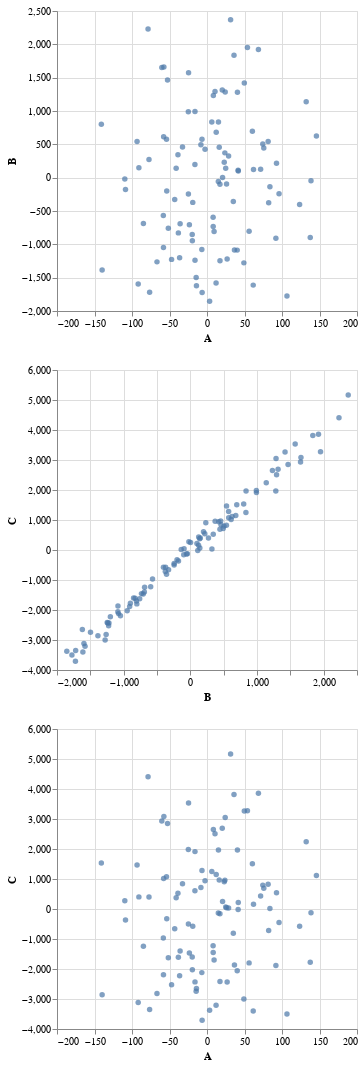

The cell this chart's notebook holds for it:
### Code cell
A, B, C = random.choice(ABC_all).transpose()
AB = alt.Chart(pd.DataFrame({"A":A, "B":B})).mark_circle().encode(
    x="A",
    y="B")
BC= alt.Chart(pd.DataFrame({"B":B, "C":C})).mark_circle().encode(
    x="B",
    y="C")
AC = alt.Chart(pd.DataFrame({"A":A, "C":C})).mark_circle().encode(
    x="A",
    y="C")
alt.vconcat(AB, BC, AC)

### Figure 1 — Vega-Lite specification as saved in the notebook (floating-point values rounded to 4 significant figures)
{"config": {"view": {"continuousWidth": 300, "continuousHeight": 300}}, "vconcat": [{"data": {"name": "data-ac37301749561270775c3693ba363139"}, "mark": {"type": "circle"}, "encoding": {"x": {"field": "A", "type": "quantitative"}, "y": {"field": "B", "type": "quantitative"}}}, {"data": {"name": "data-0c49c2a08a1abf906be00739839d4034"}, "mark": {"type": "circle"}, "encoding": {"x": {"field": "B", "type": "quantitative"}, "y": {"field": "C", "type": "quantitative"}}}, {"data": {"name": "data-2f410e3d8b429445b8b42489dfe03bb3"}, "mark": {"type": "circle"}, "encoding": {"x": {"field": "A", "type": "quantitative"}, "y": {"field": "C", "type": "quantitative"}}}], "$schema": "https://vega.github.io/schema/vega-lite/v5.16.3.json", "datasets": {"data-ac37301749561270775c3693ba363139": [{"A": 26.06, "B": -94.06}, {"A": -38.19, "B": -828.3}, {"A": 26.86, "B": -1220.0}, {"A": 17.27, "B": -98.81}, {"A": -76.51, "B": -1720.0}, {"A": 9.454, "B": -808.6}, {"A": -66.68, "B": -1263.0}, {"A": 60.52, "B": 696.4}, {"A": 12.29, "B": 681.9}, {"A": -78.59, "B": 2230.0}, {"A": 23.82, "B": 372.0}, {"A": -53.99, "B": 575.2}, {"A": 20.35, "B": 1316.0}, {"A": -140.9, "B": 800.3}, {"A": -57.83, "B": 612.3}, {"A": 49.17, "B": -1278.0}, {"A": -53.66, "B": -199.4}, {"A": 20.76, "B": 3.403}, {"A": 36.61, "B": -1086.0}, {"A": 40.6, "B": 1282.0}, {"A": -19.7, "B": -851.3}, {"A": -14.06, "B": -1620.0}, {"A": 28.8, "B": 323.8}, {"A": 10.69, "B": 1293.0}, {"A": 56.14, "B": -802.3}, {"A": -109.6, "B": -21.64}, {"A": -6.677, "B": 574.6}, {"A": 31.46, "B": 2368.0}, {"A": 12.09, "B": -1579.0}, {"A": -2.614, "B": 426.2}, {"A": 138.7, "B": -44.55}, {"A": 53.91, "B": 1953.0}, {"A": -139.8, "B": -1386.0}, {"A": 74.39, "B": 504.1}, {"A": 17.32, "B": -1247.0}, {"A": -14.45, "B": -1497.0}, {"A": 83.89, "B": -136.4}, {"A": -24.59, "B": 1573.0}, {"A": -23.49, "B": -706.7}, {"A": 36.0, "B": 1837.0}, {"A": 22.99, "B": 232.1}, {"A": -6.504, "B": -1723.0}, {"A": 132.3, "B": 1139.0}, {"A": -24.88, "B": 990.3}, {"A": -47.22, "B": -1226.0}, {"A": 8.491, "B": 1232.0}, {"A": -60.23, "B": 1653.0}, {"A": 81.53, "B": 541.6}, {"A": -24.79, "B": -243.4}, {"A": 15.1, "B": -57.51}, {"A": 96.06, "B": -242.5}, {"A": 71.48, "B": 125.4}, {"A": 68.56, "B": 1922.0}, {"A": -57.49, "B": 1659.0}, {"A": -32.65, "B": 460.5}, {"A": 8.137, "B": -594.5}, {"A": -93.24, "B": 543.1}, {"A": -43.03, "B": -326.6}, {"A": 3.494, "B": -1853.0}, {"A": 24.95, "B": 142.8}, {"A": -35.85, "B": -689.6}, {"A": -16.1, "B": 198.1}, {"A": 6.412, "B": 833.8}, {"A": -6.883, "B": -1077.0}, {"A": -91.74, "B": -1596.0}, {"A": -84.79, "B": -685.9}, {"A": -19.53, "B": -947.1}, {"A": -41.13, "B": 140.1}, {"A": 123.5, "B": -403.5}, {"A": -36.51, "B": -1200.0}, {"A": -16.0, "B": -1238.0}, {"A": 137.7, "B": -899.0}, {"A": 75.74, "B": 444.1}, {"A": 35.09, "B": -357.0}, {"A": -90.81, "B": 149.2}, {"A": 106.6, "B": -1776.0}, {"A": -18.99, "B": -370.6}, {"A": -16.01, "B": 991.5}, {"A": 92.69, "B": 216.9}, {"A": 24.25, "B": 1286.0}, {"A": 49.76, "B": 1421.0}, {"A": -38.73, "B": 343.9}, {"A": 15.26, "B": 835.8}, {"A": 61.62, "B": -1612.0}, {"A": -58.03, "B": -1048.0}, {"A": 40.3, "B": -1087.0}, {"A": -58.22, "B": -566.9}, {"A": 62.03, "B": 123.8}, {"A": -8.125, "B": 493.3}, {"A": 41.7, "B": 98.97}, {"A": 91.87, "B": -910.1}, {"A": -51.56, "B": -759.6}, {"A": 82.23, "B": -375.3}, {"A": 41.53, "B": 111.6}, {"A": -77.34, "B": 272.1}, {"A": -108.7, "B": -177.8}, {"A": 145.9, "B": 625.9}, {"A": 16.32, "B": 455.1}, {"A": -52.63, "B": 1466.0}, {"A": 8.261, "B": -733.0}], "data-0c49c2a08a1abf906be00739839d4034": [{"B": -94.06, "C": 41.43}, {"B": -828.3, "C": -1605.0}, {"B": -1220.0, "C": -2437.0}, {"B": -98.81, "C": -155.4}, {"B": -1720.0, "C": -3351.0}, {"B": -808.6, "C": -1697.0}, {"B": -1263.0, "C": -2818.0}, {"B": 696.4, "C": 1508.0}, {"B": 681.9, "C": 1149.0}, {"B": 2230.0, "C": 4405.0}, {"B": 372.0, "C": 956.4}, {"B": 575.2, "C": 1072.0}, {"B": 1316.0, "C": 2691.0}, {"B": 800.3, "C": 1536.0}, {"B": 612.3, "C": 1017.0}, {"B": -1278.0, "C": -2998.0}, {"B": -199.4, "C": -326.0}, {"B": 3.403, "C": 247.2}, {"B": -1086.0, "C": -1867.0}, {"B": 1282.0, "C": 1964.0}, {"B": -851.3, "C": -1598.0}, {"B": -1620.0, "C": -2648.0}, {"B": 323.8, "C": 37.1}, {"B": 1293.0, "C": 2510.0}, {"B": -802.3, "C": -1796.0}, {"B": -21.64, "C": 273.5}, {"B": 574.6, "C": 1285.0}, {"B": 2368.0, "C": 5164.0}, {"B": -1579.0, "C": -3206.0}, {"B": 426.2, "C": 942.9}, {"B": -44.55, "C": -125.4}, {"B": 1953.0, "C": 3278.0}, {"B": -1386.0, "C": -2855.0}, {"B": 504.1, "C": 795.9}, {"B": -1247.0, "C": -2418.0}, {"B": -1497.0, "C": -2742.0}, {"B": -136.4, "C": 20.4}, {"B": 1573.0, "C": 3534.0}, {"B": -706.7, "C": -1467.0}, {"B": 1837.0, "C": 3817.0}, {"B": 232.1, "C": 906.7}, {"B": -1723.0, "C": -3705.0}, {"B": 1139.0, "C": 2244.0}, {"B": 990.3, "C": 1982.0}, {"B": -1226.0, "C": -2522.0}, {"B": 1232.0, "C": 2651.0}, {"B": 1653.0, "C": 2937.0}, {"B": 541.6, "C": 821.3}, {"B": -243.4, "C": -499.9}, {"B": -57.51, "C": -133.6}, {"B": -242.5, "C": -448.8}, {"B": 125.4, "C": 432.7}, {"B": 1922.0, "C": 3859.0}, {"B": 1659.0, "C": 3086.0}, {"B": 460.5, "C": 845.5}, {"B": -594.5, "C": -1227.0}, {"B": 543.1, "C": 1463.0}, {"B": -326.6, "C": -654.9}, {"B": -1853.0, "C": -3374.0}, {"B": 142.8, "C": 65.11}, {"B": -689.6, "C": -1401.0}, {"B": 198.1, "C": 610.5}, {"B": 833.8, "C": 1253.0}, {"B": -1077.0, "C": -2121.0}, {"B": -1596.0, "C": -3115.0}, {"B": -685.9, "C": -1245.0}, {"B": -947.1, "C": -2027.0}, {"B": 140.1, "C": 377.1}, {"B": -403.5, "C": -575.9}, {"B": -1200.0, "C": -2226.0}, {"B": -1238.0, "C": -2429.0}, {"B": -899.0, "C": -1774.0}, {"B": 444.1, "C": 693.4}, {"B": -357.0, "C": -807.9}, {"B": 149.2, "C": 404.0}, {"B": -1776.0, "C": -3500.0}, {"B": -370.6, "C": -575.9}, {"B": 991.5, "C": 1913.0}, {"B": 216.9, "C": 538.6}, {"B": 1286.0, "C": 3053.0}, {"B": 1421.0, "C": 3264.0}, {"B": 343.9, "C": 523.0}, {"B": 835.8, "C": 1970.0}, {"B": -1612.0, "C": -3400.0}, {"B": -1048.0, "C": -2193.0}, {"B": -1087.0, "C": -2056.0}, {"B": -566.9, "C": -969.9}, {"B": 123.8, "C": 158.3}, {"B": 493.3, "C": 718.5}, {"B": 98.97, "C": 215.6}, {"B": -910.1, "C": -1886.0}, {"B": -759.6, "C": -1623.0}, {"B": -375.3, "C": -714.7}, {"B": 111.6, "C": -13.02}, {"B": 272.1, "C": 401.4}, {"B": -177.8, "C": -363.5}, {"B": 625.9, "C": 1115.0}, {"B": 455.1, "C": 968.0}, {"B": 1466.0, "C": 2853.0}, {"B": -733.0, "C": -1454.0}], "data-2f410e3d8b429445b8b42489dfe03bb3": [{"A": 26.06, "C": 41.43}, {"A": -38.19, "C": -1605.0}, {"A": 26.86, "C": -2437.0}, {"A": 17.27, "C": -155.4}, {"A": -76.51, "C": -3351.0}, {"A": 9.454, "C": -1697.0}, {"A": -66.68, "C": -2818.0}, {"A": 60.52, "C": 1508.0}, {"A": 12.29, "C": 1149.0}, {"A": -78.59, "C": 4405.0}, {"A": 23.82, "C": 956.4}, {"A": -53.99, "C": 1072.0}, {"A": 20.35, "C": 2691.0}, {"A": -140.9, "C": 1536.0}, {"A": -57.83, "C": 1017.0}, {"A": 49.17, "C": -2998.0}, {"A": -53.66, "C": -326.0}, {"A": 20.76, "C": 247.2}, {"A": 36.61, "C": -1867.0}, {"A": 40.6, "C": 1964.0}, {"A": -19.7, "C": -1598.0}, {"A": -14.06, "C": -2648.0}, {"A": 28.8, "C": 37.1}, {"A": 10.69, "C": 2510.0}, {"A": 56.14, "C": -1796.0}, {"A": -109.6, "C": 273.5}, {"A": -6.677, "C": 1285.0}, {"A": 31.46, "C": 5164.0}, {"A": 12.09, "C": -3206.0}, {"A": -2.614, "C": 942.9}, {"A": 138.7, "C": -125.4}, {"A": 53.91, "C": 3278.0}, {"A": -139.8, "C": -2855.0}, {"A": 74.39, "C": 795.9}, {"A": 17.32, "C": -2418.0}, {"A": -14.45, "C": -2742.0}, {"A": 83.89, "C": 20.4}, {"A": -24.59, "C": 3534.0}, {"A": -23.49, "C": -1467.0}, {"A": 36.0, "C": 3817.0}, {"A": 22.99, "C": 906.7}, {"A": -6.504, "C": -3705.0}, {"A": 132.3, "C": 2244.0}, {"A": -24.88, "C": 1982.0}, {"A": -47.22, "C": -2522.0}, {"A": 8.491, "C": 2651.0}, {"A": -60.23, "C": 2937.0}, {"A": 81.53, "C": 821.3}, {"A": -24.79, "C": -499.9}, {"A": 15.1, "C": -133.6}, {"A": 96.06, "C": -448.8}, {"A": 71.48, "C": 432.7}, {"A": 68.56, "C": 3859.0}, {"A": -57.49, "C": 3086.0}, {"A": -32.65, "C": 845.5}, {"A": 8.137, "C": -1227.0}, {"A": -93.24, "C": 1463.0}, {"A": -43.03, "C": -654.9}, {"A": 3.494, "C": -3374.0}, {"A": 24.95, "C": 65.11}, {"A": -35.85, "C": -1401.0}, {"A": -16.1, "C": 610.5}, {"A": 6.412, "C": 1253.0}, {"A": -6.883, "C": -2121.0}, {"A": -91.74, "C": -3115.0}, {"A": -84.79, "C": -1245.0}, {"A": -19.53, "C": -2027.0}, {"A": -41.13, "C": 377.1}, {"A": 123.5, "C": -575.9}, {"A": -36.51, "C": -2226.0}, {"A": -16.0, "C": -2429.0}, {"A": 137.7, "C": -1774.0}, {"A": 75.74, "C": 693.4}, {"A": 35.09, "C": -807.9}, {"A": -90.81, "C": 404.0}, {"A": 106.6, "C": -3500.0}, {"A": -18.99, "C": -575.9}, {"A": -16.01, "C": 1913.0}, {"A": 92.69, "C": 538.6}, {"A": 24.25, "C": 3053.0}, {"A": 49.76, "C": 3264.0}, {"A": -38.73, "C": 523.0}, {"A": 15.26, "C": 1970.0}, {"A": 61.62, "C": -3400.0}, {"A": -58.03, "C": -2193.0}, {"A": 40.3, "C": -2056.0}, {"A": -58.22, "C": -969.9}, {"A": 62.03, "C": 158.3}, {"A": -8.125, "C": 718.5}, {"A": 41.7, "C": 215.6}, {"A": 91.87, "C": -1886.0}, {"A": -51.56, "C": -1623.0}, {"A": 82.23, "C": -714.7}, {"A": 41.53, "C": -13.02}, {"A": -77.34, "C": 401.4}, {"A": -108.7, "C": -363.5}, {"A": 145.9, "C": 1115.0}, {"A": 16.32, "C": 968.0}, {"A": -52.63, "C": 2853.0}, {"A": 8.261, "C": -1454.0}]}}
